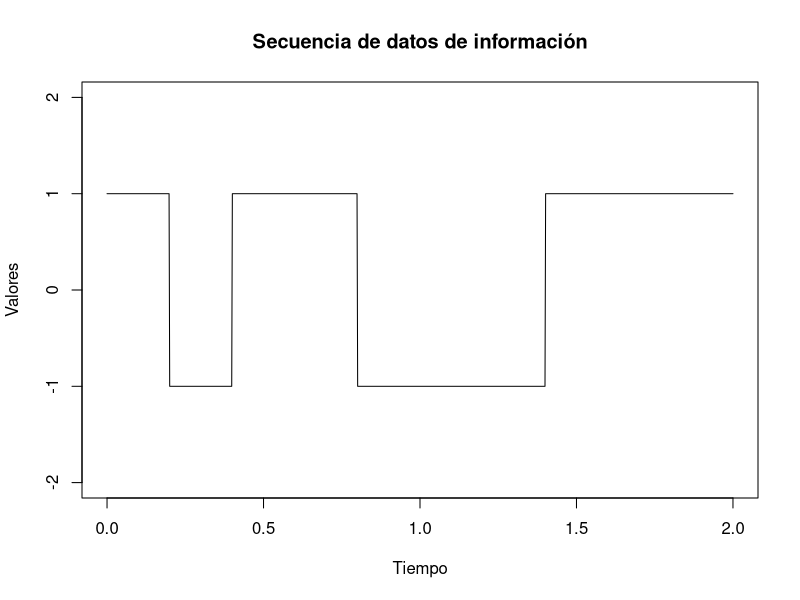
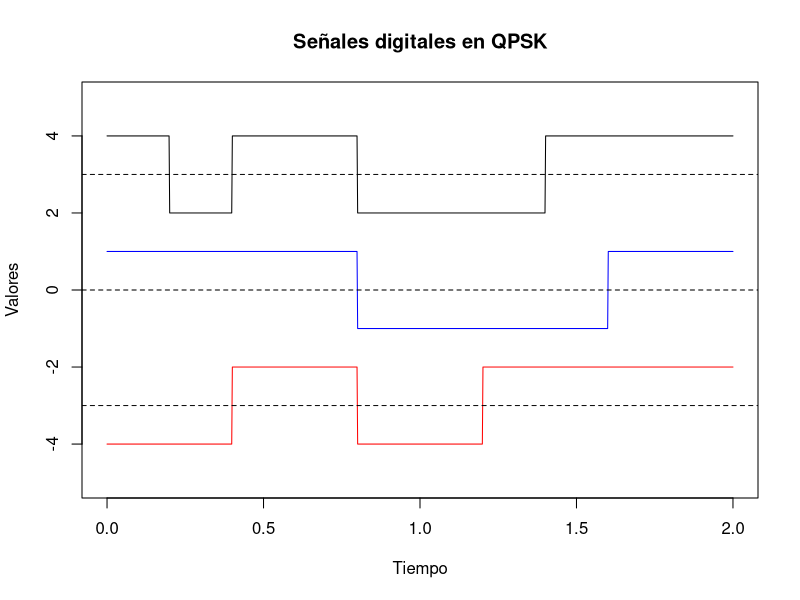
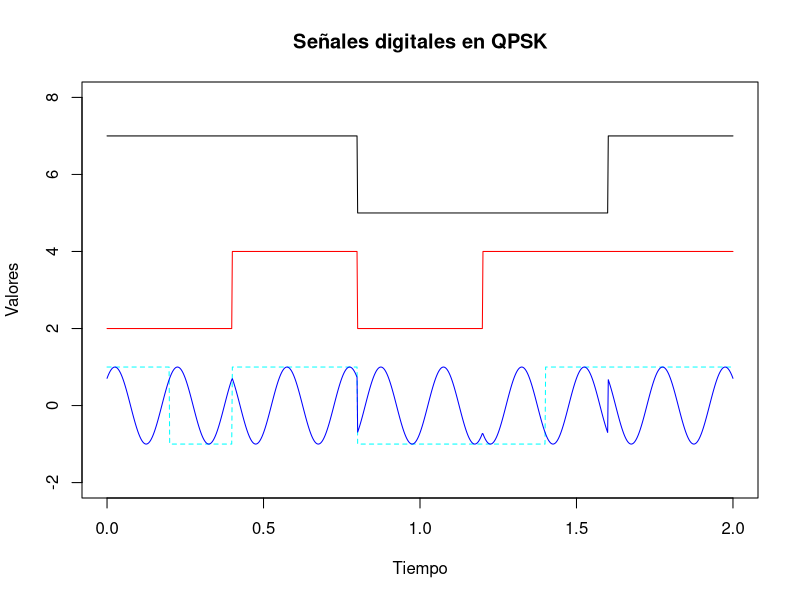

The R script that drew these images, in order:
## ---- chunk 1
knitr::opts_chunk$set(echo = TRUE)
## ---- chunk 2
# Información original 1-111-1-1-1111
# Representación gráfica
xt <- c(1,-1,1,1,-1,-1,-1,1,1,1)
bits <- rep(xt, each=100)
time <- seq(0,2, length=length(bits))
plot(time, bits, type = "l", main="Secuencia de datos de información", xlab="Tiempo", ylab="Valores", ylim=c(-2,2))
## ---- chunk 3
xt       <- c(1,-1,1,1,-1,-1,-1,1,1,1)
bits     <- rep(xt, each=100)
it       <- xt[seq(1, length(xt), by=2)]
qt       <- xt[seq(2, length(xt), by=2)]
itbits   <- rep(it, each=200)
qtbits   <- rep(qt, each=200)
time <- seq(0,2, length=length(bits))
plot(time, bits+3, type = "l", main="Señales digitales en QPSK", xlab="Tiempo", ylab="Valores", ylim=c(-5,5))
lines(time, itbits, col="blue")
lines(time, qtbits-3, col = "red")
abline(h=3, lty="dashed")
abline(h=-3, lty="dashed")
abline(h=0, lty="dashed")
## ---- chunk 4
xt       <- c(1,-1,1,1,-1,-1,-1,1,1,1)
bits     <- rep(xt, each=100)
it       <- xt[seq(1, length(xt), by=2)]
qt       <- xt[seq(2, length(xt), by=2)]
itbits   <- rep(it, each=200)
qtbits   <- rep(qt, each=200)
time     <- seq(0,2, length=length(bits))
sen2pi   <- sin(2*pi*5*time)
cos2pi   <- cos(2*pi*5*time)
st       <- 1/sqrt(2)*(itbits*cos2pi - qtbits*sen2pi)
plot(time, itbits+6, type = "l", main="Señales digitales en QPSK", xlab="Tiempo", ylab="Valores", ylim=c(-2,8))
lines(time, qtbits+3, col="red")
lines(time, bits, col="cyan", lty="dashed")
lines(time, st, col="blue")
